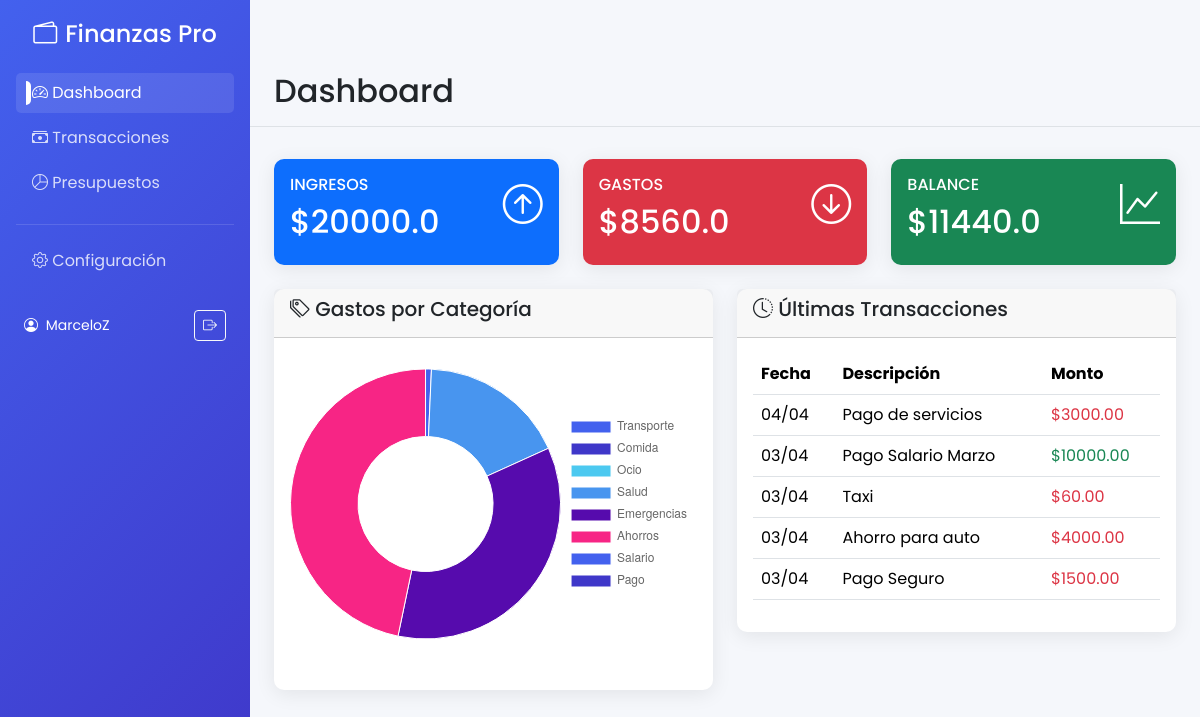
The app's page / (signed in) with its own data.
### core/models.py (models this page shows, shortened)
class Transaccion(models.Model):
    TIPO_CHOICES = [
        ('ingreso', 'Ingreso'),
        ('gasto', 'Gasto'),
    ]
    tipo = models.CharField(max_length=10, choices=TIPO_CHOICES)
    monto = models.DecimalField(max_digits=10, decimal_places=2, default=Decimal('0.00'))
    fecha = models.DateField(auto_now_add=True)
    descripcion = models.TextField(blank=True, null=True)
    usuario = models.ForeignKey(User, on_delete=models.CASCADE)
    categoria = models.ForeignKey(Categoria, on_delete=models.SET_NULL, null=True, blank=True)
    metodo_pago = models.ForeignKey(MetodoPago, on_delete=models.SET_NULL, null=True, blank=True)
    presupuesto_asociado = models.ForeignKey("Presupuesto", on_delete=models.SET_NULL, null=True, blank=True)  # Cambio aquí

### core/views.py (the view)
# urls.py: path('', views.dashboard, name='dashboard'),
@login_required
def dashboard(request):
    transacciones = Transaccion.objects.filter(usuario=request.user)
    def decimal_to_float(value):
        return float(value) if value else 0.0
    total_ingresos = decimal_to_float(transacciones.filter(tipo='ingreso').aggregate(Sum('monto'))['monto__sum'])
    total_gastos = decimal_to_float(transacciones.filter(tipo='gasto').aggregate(Sum('monto'))['monto__sum'])
    balance = total_ingresos - total_gastos
    categorias = Categoria.objects.filter(usuario=request.user)
    gastos_por_categoria = [
        decimal_to_float(
            transacciones.filter(tipo='gasto', categoria=cat).aggregate(Sum('monto'))['monto__sum']
        )
        for cat in categorias
    ]
    return render(request, 'core/dashboard.html', {
        'total_ingresos': total_ingresos,
        'total_gastos': total_gastos,
        'balance': balance,
        'ultimas_transacciones': transacciones.order_by('-fecha')[:5],
        'categorias_labels': json.dumps([cat.nombre for cat in categorias]),
        'categorias_data': json.dumps(gastos_por_categoria)
    })

### core/templates/core/dashboard.html (shortened to what this page needs)
{% extends "core/base.html" %}
{% block page_title %}Dashboard{% endblock %}
{% block content %}
<div class="row mb-4">
    <div class="col-md-4">
        <div class="card card-shadow dashboard-card bg-primary text-white">
            <div class="card-body">
                <div class="d-flex justify-content-between">
                    <div>
                        <h6 class="text-uppercase">Ingresos</h6>
                        <h2>${{ total_ingresos|default:"0" }}</h2>
                    </div>
                    <i class="bi bi-arrow-up-circle" style="font-size: 2.5rem;"></i>
                </div>
            </div>
        </div>
    </div>
    <div class="col-md-4">
        <div class="card card-shadow dashboard-card bg-danger text-white">
            <div class="card-body">
                <div class="d-flex justify-content-between">
                    <div>
                        <h6 class="text-uppercase">Gastos</h6>
                        <h2>${{ total_gastos|default:"0" }}</h2>
                    </div>
                    <i class="bi bi-arrow-down-circle" style="font-size: 2.5rem;"></i>
                </div>
            </div>
        </div>
    </div>
    <div class="col-md-4">
        <div class="card card-shadow dashboard-card bg-success text-white">
            <div class="card-body">
                <div class="d-flex justify-content-between">
                    <div>
                        <h6 class="text-uppercase">Balance</h6>
                        <h2>${{ balance|default:"0" }}</h2>
                    </div>
                    <i class="bi bi-graph-up" style="font-size: 2.5rem;"></i>
                </div>
            </div>
        </div>
    </div>
</div>
<div class="row">
    <div class="col-md-6">
        <div class="card card-shadow mb-4">
            <div class="card-header">
                <h5><i class="bi bi-tags"></i> Gastos por Categoría</h5>
            </div>
            <div class="card-body">
                <div class="chart-container">
                    <canvas id="categoriaChart"></canvas>
                </div>
            </div>
        </div>
    </div>
    <div class="col-md-6">
        <div class="card card-shadow">
            <div class="card-header">
                <h5><i class="bi bi-clock-history"></i> Últimas Transacciones</h5>
            </div>
            <div class="card-body">
                <div class="table-responsive">
                    <table class="table table-hover">
                        <thead>
                            <tr>
                                <th>Fecha</th>
                                <th>Descripción</th>
                                <th>Monto</th>
                            </tr>
                        </thead>
                        <tbody>
                            {% for t in ultimas_transacciones %}
                            <tr>
                                <td>{{ t.fecha|date:"d/m" }}</td>
                                <td>{{ t.descripcion|truncatechars:20 }}</td>
                                <td class="{% if t.tipo == 'ingreso' %}text-success{% else %}text-danger{% endif %}">
                                    ${{ t.monto }}
                                </td>
                            </tr>
                            {% empty %}
                            <tr>
                                <td colspan="3">No hay transacciones recientes</td>
                            </tr>
                            {% endfor %}
                        </tbody>
                    </table>
                </div>
            </div>
        </div>
    </div>
</div>
{% endblock %}
{% block extra_js %}
<script>
    document.addEventListener('DOMContentLoaded', function() {
        // 1. Configuración del gráfico
        const config = {
            type: 'doughnut',
            data: {
                labels: JSON.parse('{{ categorias_labels|escapejs }}'),
                datasets: [{
                    data: JSON.parse('{{ categorias_data|escapejs }}'),
                    backgroundColor: [
                        '#4361ee', '#3f37c9', '#4cc9f0',
                        '#4895ef', '#560bad', '#f72585'
                    ],
                    borderWidth: 1
                }]
            },
            options: {
                responsive: true,
                maintainAspectRatio: false,
                plugins: {
                    legend: {
                        position: 'right'
                    }
                }
            }
        };
        // 2. Inicialización del gráfico
        const ctx = document.getElementById('categoriaChart');
        if (ctx) {
            new Chart(ctx, config);
        }
    });
</script>
{% endblock %}

### core/templates/core/base.html (shortened to what this page needs)
<!DOCTYPE html>
<html lang="es">
<head>
    <link href="https://cdn.jsdelivr.net/npm/bootstrap@5.3.2/dist/css/bootstrap.min.css" rel="stylesheet">
    <link rel="stylesheet" href="https://cdn.jsdelivr.net/npm/bootstrap-icons@1.11.1/font/bootstrap-icons.css">
</head>
<body>
    <div class="sidebar d-none d-md-block">
        <div class="text-center mb-4 px-3">
            <h4 class="d-flex align-items-center justify-content-center">
                <i class="bi bi-wallet2 me-2"></i>
                <span class="brand-text">Finanzas Pro</span>
            </h4>
        </div>
        <ul class="nav flex-column px-3">
            <li class="nav-item">
                <a class="nav-link {% if request.resolver_match.url_name == 'dashboard' %}active{% endif %}"
                   href="{% url 'dashboard' %}">
                    <i class="bi bi-speedometer2"></i>
                    <span class="nav-text">Dashboard</span>
                </a>
            </li>
            <li class="nav-item">
                <a class="nav-link {% if 'transacciones' in request.resolver_match.url_name %}active{% endif %}"
                   href="{% url 'lista_transacciones' %}">
                    <i class="bi bi-cash-stack"></i>
                    <span class="nav-text">Transacciones</span>
                </a>
            </li>
            <li class="nav-item">
                <a class="nav-link {% if 'presupuestos' in request.resolver_match.url_name %}active{% endif %}"
                   href="{% url 'lista_presupuestos' %}">
                    <i class="bi bi-pie-chart"></i>
                    <span class="nav-text">Presupuestos</span>
                </a>
            </li>
            <hr class="text-white-50 my-3">
            <li class="nav-item">
                <a class="nav-link" href="#">
                    <i class="bi bi-gear"></i>
                    <span class="nav-text">Configuración</span>
                </a>
            </li>
            <li class="nav-item mt-auto d-none d-md-block">
                <div class="d-flex justify-content-between align-items-center px-2 mt-4">
                    <span class="small">
                        <i class="bi bi-person-circle me-1"></i>
                        {{ request.user.username|truncatechars:15 }}
                    </span>
                    <a href="{% url 'logout' %}" class="btn btn-sm btn-outline-light">
                        <i class="bi bi-box-arrow-right"></i>
                    </a>
                </div>
            </li>
        </ul>
    </div>
    <main class="main-content">
        <div class="d-none d-md-flex justify-content-between flex-wrap flex-md-nowrap align-items-center pt-3 pb-2 mb-3 border-bottom px-4">
            <h1 class="h2">{% block page_title %}{% endblock %}</h1>
        </div>
        <div class="container-fluid px-3 px-md-4 py-3">
            {% block content %}{% endblock %}
        </div>
    </main>
    {% block extra_js %}{% endblock %}
</body>
</html>

### core/templates/core/base.html (style rules this page uses)
:root { --primary-color: #4361ee; --secondary-color: #3f37c9; --success-color: #4cc9f0; --danger-color: #f72585; --light-bg: #f8f9fa; }
body { font-family: 'Poppins', sans-serif; background-color: #f5f7fb; padding-top: 56px; }
@media (min-width: 768px) { .sidebar { background: linear-gradient(135deg, var(--primary-color), var(--secondary-color)); min-height: 100vh; color: white; width: 250px; position: fixed; z-index: 1000; top: 0; left: 0; padding-top: 20px; } }
@media (min-width: 768px) { .main-content { margin-left: 250px; } }
.sidebar .nav-link { color: rgba(255, 255, 255, 0.8); margin-bottom: 5px; border-radius: 5px; transition: all 0.3s ease; }
.sidebar .nav-link:hover, .sidebar .nav-link.active { background-color: rgba(255, 255, 255, 0.1); color: white; }
.sidebar .nav-link i { transition: transform 0.3s; }
.card-shadow { box-shadow: 0 4px 20px rgba(0, 0, 0, 0.08); border: none; border-radius: 10px; transition: transform 0.3s, box-shadow 0.3s; }
.nav-link.active { position: relative; }
.nav-link.active:after { content: ''; position: absolute; bottom: 0; left: 50%; transform: translateX(-50%); width: 5px; height: 5px; background-color: white; border-radius: 50%; }
@media (min-width: 768px) { .nav-link.active:after { left: 10px; top: 50%; transform: translateY(-50%); width: 5px; height: 60%; border-radius: 0 5px 5px 0; } }

### core/templates/core/dashboard.html (style rules this page uses)
.chart-container { position: relative; height: 300px; margin-bottom: 20px; }

### records on screen
Transaccion: fecha "04/04", descripcion "Pago de servicios", monto "3000.00"
Transaccion: fecha "03/04", descripcion "Pago Salario Marzo", monto "10000.00"
Transaccion: fecha "03/04", descripcion "Taxi", monto "60.00"
Transaccion: fecha "03/04", descripcion "Ahorro para auto", monto "4000.00"
Transaccion: fecha "03/04", descripcion "Pago Seguro", monto "1500.00"

### other values on screen
{{ request.user.username|truncatechars:15 }} "MarceloZ"
{{ total_ingresos|default:"0" }} "20000.0"
{{ total_gastos|default:"0" }} "8560.0"
{{ balance|default:"0" }} "11440.0"
chart data {{ categorias_data|escapejs }} [60.0, 0.0, 0.0, 1500.0, 3000.0, 4000.0, 0.0, 0.0]
